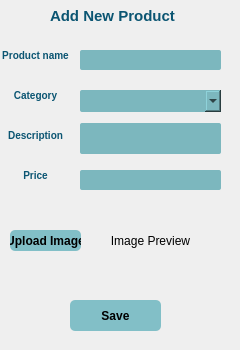
<?xml version="1.0" encoding="UTF-8"?>
<ui version="4.0">
 <class>AddProductDialog</class>
 <widget class="QWidget" name="AddProductDialog">
  <property name="geometry">
   <rect>
    <x>0</x>
    <y>0</y>
    <width>240</width>
    <height>350</height>
   </rect>
  </property>
  <property name="windowTitle">
   <string>Form</string>
  </property>
  <widget class="QLabel" name="addProductLabel">
   <property name="geometry">
    <rect>
     <x>50</x>
     <y>0</y>
     <width>141</width>
     <height>31</height>
    </rect>
   </property>
   <property name="styleSheet">
    <string notr="true">QLabel {
	font-size: 15px;
	font-weight: bold;
	color: #0b5572;
	border: 0px;
}</string>
   </property>
   <property name="text">
    <string>Add New Product</string>
   </property>
  </widget>
  <widget class="QLabel" name="productNamelbl">
   <property name="geometry">
    <rect>
     <x>0</x>
     <y>40</y>
     <width>71</width>
     <height>31</height>
    </rect>
   </property>
   <property name="styleSheet">
    <string notr="true">QLabel {
	font-size: 10px;
	font-weight: bold;
	color: #0b5572;
	border: 0px;
}</string>
   </property>
   <property name="text">
    <string>Product name</string>
   </property>
   <property name="alignment">
    <set>Qt::AlignmentFlag::AlignCenter</set>
   </property>
  </widget>
  <widget class="QLabel" name="passLbl">
   <property name="geometry">
    <rect>
     <x>0</x>
     <y>160</y>
     <width>71</width>
     <height>31</height>
    </rect>
   </property>
   <property name="styleSheet">
    <string notr="true">QLabel {
	font-size: 10px;
	font-weight: bold;
	color: #0b5572;
	border: 0px;
}</string>
   </property>
   <property name="text">
    <string>Price</string>
   </property>
   <property name="alignment">
    <set>Qt::AlignmentFlag::AlignCenter</set>
   </property>
  </widget>
  <widget class="QLabel" name="categorylbl">
   <property name="geometry">
    <rect>
     <x>0</x>
     <y>80</y>
     <width>71</width>
     <height>31</height>
    </rect>
   </property>
   <property name="styleSheet">
    <string notr="true">QLabel {
	font-size: 10px;
	font-weight: bold;
	color: #0b5572;
	border: 0px;
}</string>
   </property>
   <property name="text">
    <string>Category</string>
   </property>
   <property name="alignment">
    <set>Qt::AlignmentFlag::AlignCenter</set>
   </property>
  </widget>
  <widget class="QLabel" name="descriptionlbl">
   <property name="geometry">
    <rect>
     <x>0</x>
     <y>120</y>
     <width>71</width>
     <height>31</height>
    </rect>
   </property>
   <property name="styleSheet">
    <string notr="true">QLabel {
	font-size: 10px;
	font-weight: bold;
	color: #0b5572;
	border: 0px;
}</string>
   </property>
   <property name="text">
    <string>Description</string>
   </property>
   <property name="alignment">
    <set>Qt::AlignmentFlag::AlignCenter</set>
   </property>
  </widget>
  <widget class="QComboBox" name="categoryField">
   <property name="geometry">
    <rect>
     <x>80</x>
     <y>90</y>
     <width>141</width>
     <height>22</height>
    </rect>
   </property>
   <property name="styleSheet">
    <string notr="true">QComboBox {
	font-size: 8px;
	background-color: #7cb7be;
	color: black;
	border: 0px;
	border-radius: 2px;
}</string>
   </property>
  </widget>
  <widget class="QLineEdit" name="priceField">
   <property name="geometry">
    <rect>
     <x>80</x>
     <y>170</y>
     <width>141</width>
     <height>20</height>
    </rect>
   </property>
   <property name="styleSheet">
    <string notr="true">QLineEdit {
	font-size: 8px;
	background-color: #7cb7be;
	color: black;
	border: 0px;
	border-radius: 2px;
}</string>
   </property>
   <property name="alignment">
    <set>Qt::AlignmentFlag::AlignCenter</set>
   </property>
   <property name="placeholderText">
    <string/>
   </property>
  </widget>
  <widget class="QLineEdit" name="productNameField">
   <property name="geometry">
    <rect>
     <x>80</x>
     <y>50</y>
     <width>141</width>
     <height>20</height>
    </rect>
   </property>
   <property name="styleSheet">
    <string notr="true">QLineEdit {
	font-size: 8px;
	background-color: #7cb7be;
	color: black;
	border: 0px;
	border-radius: 2px;
}</string>
   </property>
   <property name="alignment">
    <set>Qt::AlignmentFlag::AlignCenter</set>
   </property>
   <property name="placeholderText">
    <string/>
   </property>
  </widget>
  <widget class="QTextEdit" name="descriptionField">
   <property name="geometry">
    <rect>
     <x>80</x>
     <y>123</y>
     <width>141</width>
     <height>31</height>
    </rect>
   </property>
   <property name="styleSheet">
    <string notr="true">QTextEdit {
	font-size: 8px;
	background-color: #7cb7be;
	color: black;
	border: 0px;
	border-radius: 2px;
}</string>
   </property>
  </widget>
  <widget class="QLabel" name="imagePreviewLabel">
   <property name="geometry">
    <rect>
     <x>90</x>
     <y>200</y>
     <width>121</width>
     <height>81</height>
    </rect>
   </property>
   <property name="styleSheet">
    <string notr="true">Qlabel {
	font-size: 10px;
	font-weight: bold;
	color: #0b5572;
	border: 0px;
}</string>
   </property>
   <property name="text">
    <string>Image Preview</string>
   </property>
   <property name="alignment">
    <set>Qt::AlignmentFlag::AlignCenter</set>
   </property>
  </widget>
  <widget class="QPushButton" name="imageButton">
   <property name="geometry">
    <rect>
     <x>10</x>
     <y>230</y>
     <width>71</width>
     <height>21</height>
    </rect>
   </property>
   <property name="styleSheet">
    <string notr="true">QPushButton {
	background-color: #82bfc7;
	font-weight: bold;
	border-radius: 5px;
	border: 0px;
}
QPushButton:hover {
	background-color: #0b5572;
	color: white;
}</string>
   </property>
   <property name="text">
    <string>Upload Image</string>
   </property>
  </widget>
  <widget class="QPushButton" name="addProductButton">
   <property name="geometry">
    <rect>
     <x>70</x>
     <y>300</y>
     <width>91</width>
     <height>31</height>
    </rect>
   </property>
   <property name="styleSheet">
    <string notr="true">QPushButton {
	background-color: #82bfc7;
	font-weight: bold;
	border-radius: 5px;
	border: 0px;
}
QPushButton:hover {
	background-color: #0b5572;
	color: white;
}</string>
   </property>
   <property name="text">
    <string>Save</string>
   </property>
   <property name="icon">
    <iconset theme="QIcon::ThemeIcon::DocumentSave"/>
   </property>
  </widget>
 </widget>
 <resources/>
 <connections/>
</ui>
